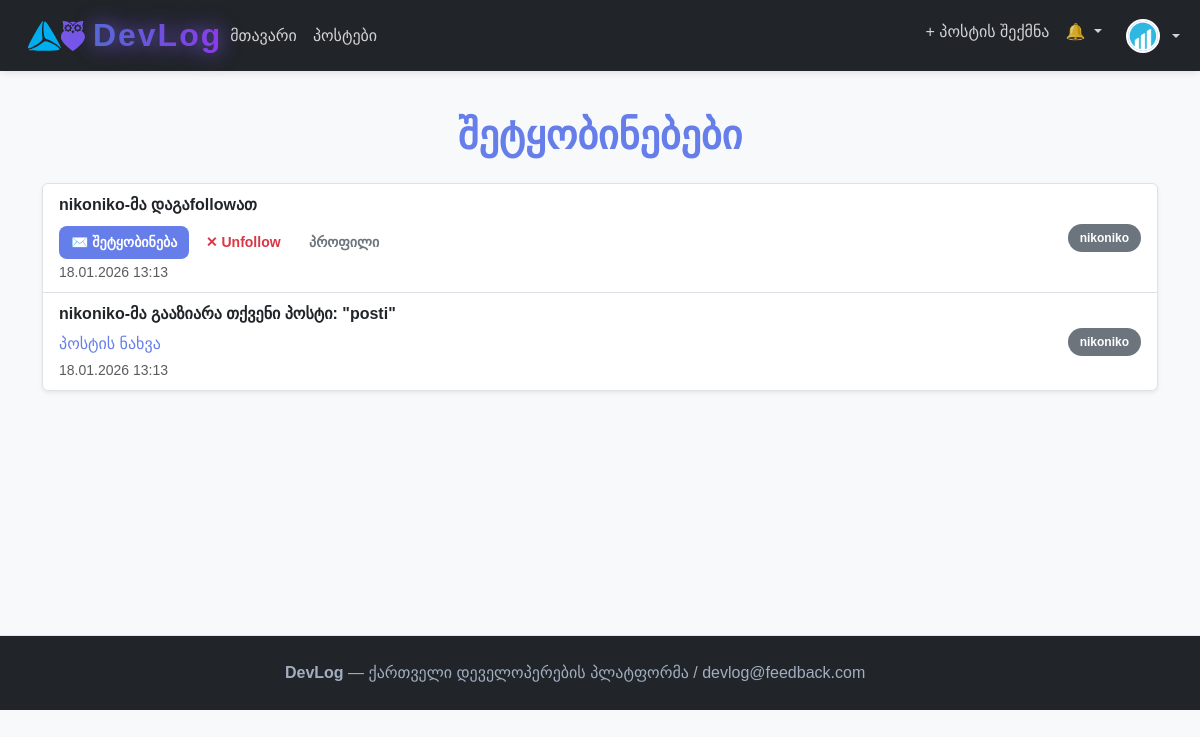
The page /notifications (signed in) on the database as committed earlier.
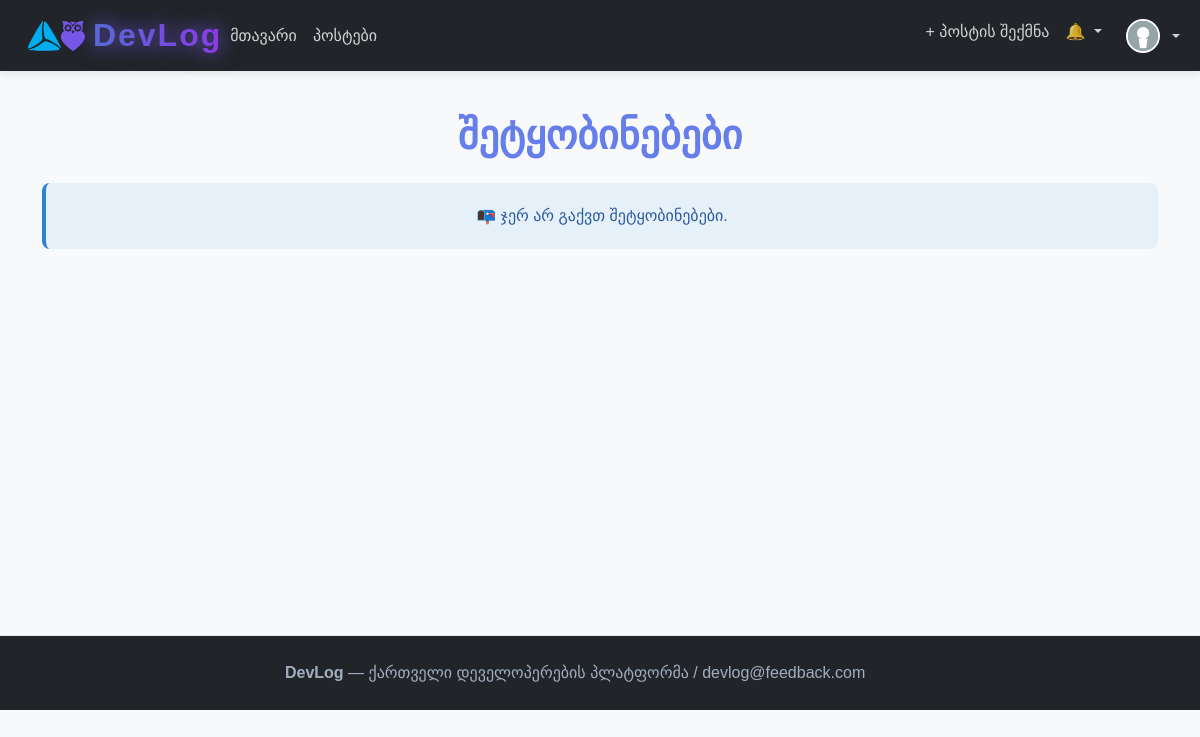
The same page on the database as committed later.
### models.py (models this page shows, shortened)
class User(db.Model):
    __tablename__ = 'users'
    id = db.Column(db.Integer, primary_key=True)
    username = db.Column(db.String(80), unique=True)
    email = db.Column(db.String(120), unique=True)
    password = db.Column(db.String(255))
    role = db.Column(db.String(20), default='user')
    level = db.Column(db.String(50), default='beginner')
    gender = db.Column(db.String(20), default='other')
    profile_photo = db.Column(db.String(255), default='/static/images/avatar-default.png')
    bio = db.Column(db.Text, default='')
    created_at = db.Column(db.DateTime, default=datetime.now)
    posts = db.relationship('Post', backref='author')
    comments = db.relationship('Comment', backref='author')
    likes = db.relationship('Like', backref='author')
    reposts = db.relationship('Repost', backref='author')
    notifications = db.relationship('Notification', backref='recipient', foreign_keys='Notification.user_id')
    sent_notifications = db.relationship('Notification', backref='sender', foreign_keys='Notification.sender_id')
    messages_sent = db.relationship('Message', backref='sender', foreign_keys='Message.sender_id')
    messages_received = db.relationship('Message', backref='receiver', foreign_keys='Message.receiver_id')
    following = db.relationship(
        'User',
        secondary=follow_table,
        primaryjoin=follow_table.c.follower_id == id,
        secondaryjoin=follow_table.c.followed_id == id,
        backref='followers'
    )

class Notification(db.Model):
    __tablename__ = 'notifications'
    id = db.Column(db.Integer, primary_key=True)
    action = db.Column(db.String(50))
    message = db.Column(db.Text)
    is_read = db.Column(db.Boolean, default=False)
    created_at = db.Column(db.DateTime, default=datetime.now)
    user_id = db.Column(db.Integer, db.ForeignKey('users.id'))
    sender_id = db.Column(db.Integer, db.ForeignKey('users.id'))
    post_id = db.Column(db.Integer, db.ForeignKey('posts.id'))

### routes.py (the view)
    @app.route('/notifications')
    def notifications():
        user = get_current_user()
        if user is None:
            flash('Please log in first', 'warning')
            return redirect(url_for('login'))
        notifications = Notification.query.filter_by(user_id=user.id)\
                          .order_by(Notification.created_at.desc())\
                          .all()
        unread = [n for n in notifications if not n.is_read]
        for note in unread:
            note.is_read = True
        if unread:
            db.session.commit()
        return render_template('notifications.html', notifications=notifications)

### app.py (called while the page is built)
def get_current_user():
    if 'user_id' in session:
        user = User.query.get(session['user_id'])
        return user
    return None

def get_unread_count():
    user = get_current_user()
    if user:
        notifications = Notification.query.filter_by(user_id=user.id, is_read=False).all()
        count = len(notifications)
        return count
    return 0

@app.context_processor
def inject_globals():
    user = get_current_user()
    if user:
        user.is_authenticated = True
    return {
        'current_user': user,
        'unread_notifications_count': get_unread_count()
    }

### templates/notifications.html (shortened to what this page needs)
{% extends "base.html" %}
{% block content %}
<div class="container py-4">
    <h1 class="section-title text-center mb-4">შეტყობინებები</h1>
    {% if notifications %}
        <div class="list-group shadow-sm">
            {% for n in notifications %}
                <div class="list-group-item d-flex justify-content-between align-items-start {% if not n.is_read %}bg-light{% endif %}">
                    <div>
                        <div class="fw-semibold">{{ n.message }}</div>
                        {% if n.post %}
                            <div class="mt-1">
                                <a href="{{ url_for('post_detail', post_id=n.post.id) }}" class="text-decoration-none">პოსტის ნახვა</a>
                            </div>
                        {% endif %}
                        {% if n.action == 'follow' and n.sender %}
                            <div class="mt-2">
                                {% if n.sender in current_user.following %}
                                    <form method="POST" action="{{ url_for('message_thread', username=n.sender.username) }}" style="display: inline;">
                                        <a href="{{ url_for('message_thread', username=n.sender.username) }}" class="btn btn-sm btn-primary">✉️ შეტყობინება</a>
                                    </form>
                                    <form method="POST" action="{{ url_for('unfollow_user', username=n.sender.username) }}" style="display: inline;">
                                        <button type="submit" class="btn btn-sm btn-outline-danger">✕ Unfollow</button>
                                    </form>
                                {% else %}
                                    <form method="POST" action="{{ url_for('follow_back', username=n.sender.username) }}" style="display: inline;">
                                        <button type="submit" class="btn btn-sm btn-primary">⤴️ Follow Back</button>
                                    </form>
                                {% endif %}
                                <a href="{{ url_for('user_profile', username=n.sender.username) }}" class="btn btn-sm btn-outline-secondary">პროფილი</a>
                            </div>
                        {% endif %}
                        <small class="text-muted">{{ n.created_at.strftime('%d.%m.%Y %H:%M') if n.created_at else '' }}</small>
                    </div>
                    {% if n.sender %}
                        <span class="badge bg-secondary align-self-center">{{ n.sender.username }}</span>
                    {% endif %}
                </div>
            {% endfor %}
        </div>
    {% else %}
        <div class="alert alert-info text-center" role="alert">
            📭 ჯერ არ გაქვთ შეტყობინებები.
        </div>
    {% endif %}
</div>
{% endblock %}

### templates/base.html (shortened to what this page needs)
<!DOCTYPE html>
<html lang="ka">
<head>
    <link href="https://cdn.jsdelivr.net/npm/bootstrap@5.3.0/dist/css/bootstrap.min.css" rel="stylesheet">
    <link rel="stylesheet" href="{{ url_for('static', filename='css/style.css') }}">
</head>
<body>
    <nav class="navbar navbar-expand-lg navbar-dark bg-dark sticky-top">
        <div class="container-fluid">
            <a class="navbar-brand fw-bold d-flex align-items-center gap-2" href="{{ url_for('index') }}">
                <a href="https://tbcbank.ge/ka/tbc-education" target="_blank">
                    <img src="{{ url_for('static', filename='images/tbc.svg') }}" alt="TBC" class="navbar-logo" style="height: 30px; width: auto;">
                </a>
                <a href="https://geolab.edu.ge/en/tbceducation/" target="_blank">
                    <img src="{{ url_for('static', filename='images/geolab.svg') }}" alt="GeoLab" class="navbar-logo" style="height: 30px; width: auto;">
                </a>
                <a href="{{ url_for('index') }}" class="devlog-brand-text ms-2">DevLog</a>
            </a>
            <div class="collapse navbar-collapse" id="navbarNav">
                <ul class="navbar-nav me-auto">
                    <li class="nav-item">
                        <a class="nav-link" href="{{ url_for('index') }}">მთავარი</a>
                    </li>
                    <li class="nav-item">
                        <a class="nav-link" href="{{ url_for('posts') }}">პოსტები</a>
                    </li>
                </ul>
                <ul class="navbar-nav ms-auto">
                    {% if current_user %}
                        <li class="nav-item">
                            <a class="nav-link" href="{{ url_for('create_post') }}">+ პოსტის შექმნა</a>
                        </li>
                        <li class="nav-item dropdown">
                            <a class="nav-link dropdown-toggle" href="#" role="button" data-bs-toggle="dropdown" aria-expanded="false">
                                🔔
                            </a>
                        </li>
                        <li class="nav-item dropdown ms-lg-2">
                            <a class="nav-link dropdown-toggle d-flex align-items-center gap-2" href="#" role="button" data-bs-toggle="dropdown" aria-expanded="false">
                                {% if current_user.profile_photo %}
                                    <img src="{{ current_user.profile_photo }}" class="nav-avatar" alt="{{ current_user.username }}">
                                {% else %}
                                    <span class="nav-avatar nav-avatar-initial">{{ current_user.username[0]|upper }}</span>
                                {% endif %}
                            </a>
                        </li>
                    {% endif %}
                </ul>
            </div>
        </div>
    </nav>
    <main class="main-content">
        {% block content %}{% endblock %}
    </main>
    <footer class="bg-dark text-light text-center py-4 mt-5">
        <div class="container">
            <p class="mb-0">
                <strong>DevLog</strong> — ქართველი დეველოპერების პლატფორმა / devlog@feedback.com
                <small class="text-muted">© 2026</small>
            </p>
        </div>
    </footer>
</body>
</html>

### static/css/style.css (style rules this page uses)
html, body { height: 100%; font-family: Arial, sans-serif; margin: 0; padding: 0; }
body { background-color: #f8f9fa; color: #2d3748; line-height: 1.6; }
main.main-content { flex: 1; min-height: 500px; }
h1, h2, h3, h4, h5, h6 { color: #1a202c; font-weight: bold; margin-bottom: 1rem; }
p { line-height: 1.6; color: #4a5568; }
a { color: #667eea; text-decoration: none; }
.navbar { box-shadow: 0 2px 8px rgba(0, 0, 0, 0.1); padding: 10px 0; margin-bottom: 0; }
.navbar-brand { font-size: 1.5rem; color: white !important; }
.devlog-brand-text { font-size: 2rem; font-weight: 900; letter-spacing: 2px; background: linear-gradient(90deg, #5568d3 0%, #9333ea 100%); -webkit-background-clip: text; -webkit-text-fill-color: transparent; background-clip: text; text-shadow: 0 0 20px rgba(102, 126, 234, 0.5); filter: drop-shadow(0 0 10px rgba(147, 51, 234, 0.4)); }
.navbar-dark .navbar-nav .nav-link { color: rgba(255, 255, 255, 0.8) !important; font-weight: 500; }
.nav-avatar { width: 34px; height: 34px; border-radius: 50%; object-fit: cover; border: 2px solid white; background: #667eea; color: white; font-weight: bold; font-size: 14px; display: inline-flex; align-items: center; justify-content: center; }
.section-title { font-size: 2.5rem; font-weight: bold; color: #667eea; margin-bottom: 2rem; }
.alert { border-radius: 8px; border: none; padding: 20px; }
.alert-info { background-color: #e6f0f9; color: #2c5aa0; border-left: 4px solid #3182ce; }
footer { margin-top: auto; border-top: 1px solid #e2e8f0; }
footer p { color: #a0aec0; }

Rows that differ between the two databases and show on the page:
removed Notification: message "nikoniko-მა დაგაfollowათ", created_at "18.01.2026 13:13", sender.username "nikoniko"
removed Notification: message "nikoniko-მა გააზიარა თქვენი პოსტი: \"posti\"", created_at "18.01.2026 13:13", sender.username "nikoniko"
changed User: profile_photo: picture removed, a placeholder shows
Other text that changed with them:
text now shown: "📭 ჯერ არ გაქვთ შეტყობინებები."
